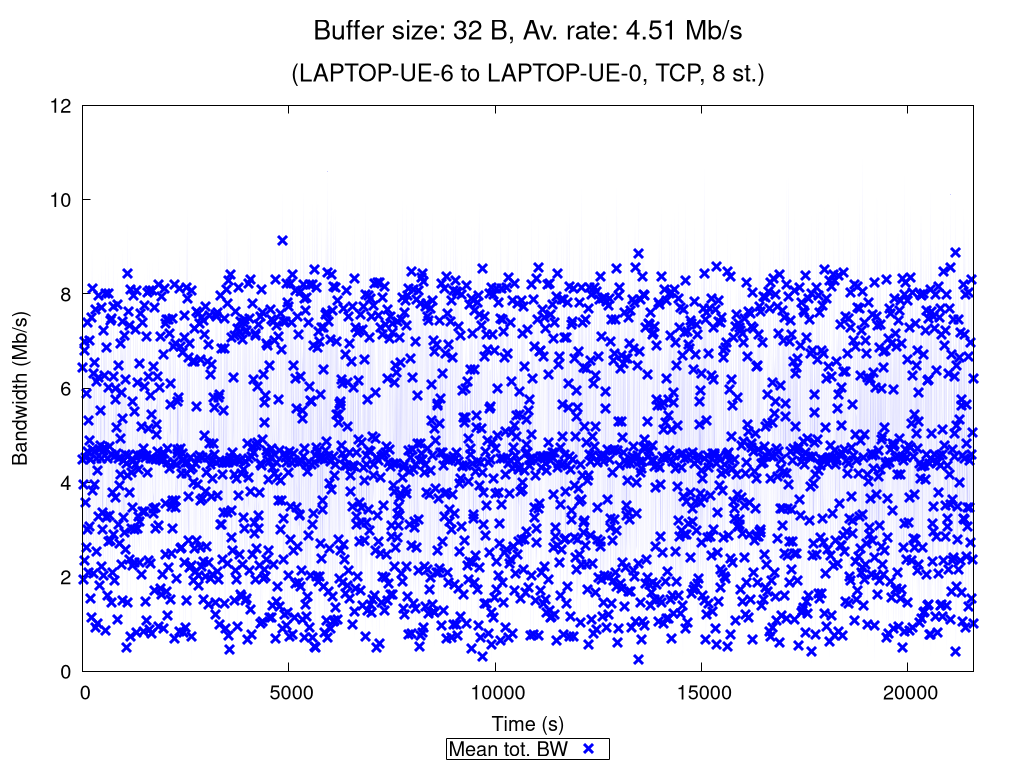

Reproduce this figure in gnuplot.
set terminal pngcairo nocrop enhanced size 1024,768 font "Verdana,15"
set output "TCP_8_st_2020_12_05_00-21-22_two2one_00032B.png"

set title "{/=20 Buffer size: 32 B, Av. rate: 4.51 Mb/s}\n\n{/=18 (LAPTOP-UE-6 to LAPTOP-UE-0, TCP, 8 st.)}"

set xlabel "Time (s)"
set ylabel "Bandwidth (Mb/s)"
set ytics nomirror
set key bmargin center horizontal box samplen 1 width -1
set bmargin 4.6
set rmargin 4.5

rf = 1000000.0  # rate factor
set style fill transparent solid 0.2 noborder
set autoscale xfix
plot "TCP_8_st_2020_12_05_00-21-22_two2one_00032B_iperf_processed.dat" using 1:($2/rf-$3/rf):($2/rf+$3/rf) with filledcurves lc rgb "blue" notitle, \
     "" using 1:($2/rf) with points pt 2 ps 1.5 lw 3 lc rgb "blue" title "Mean tot. BW", \
